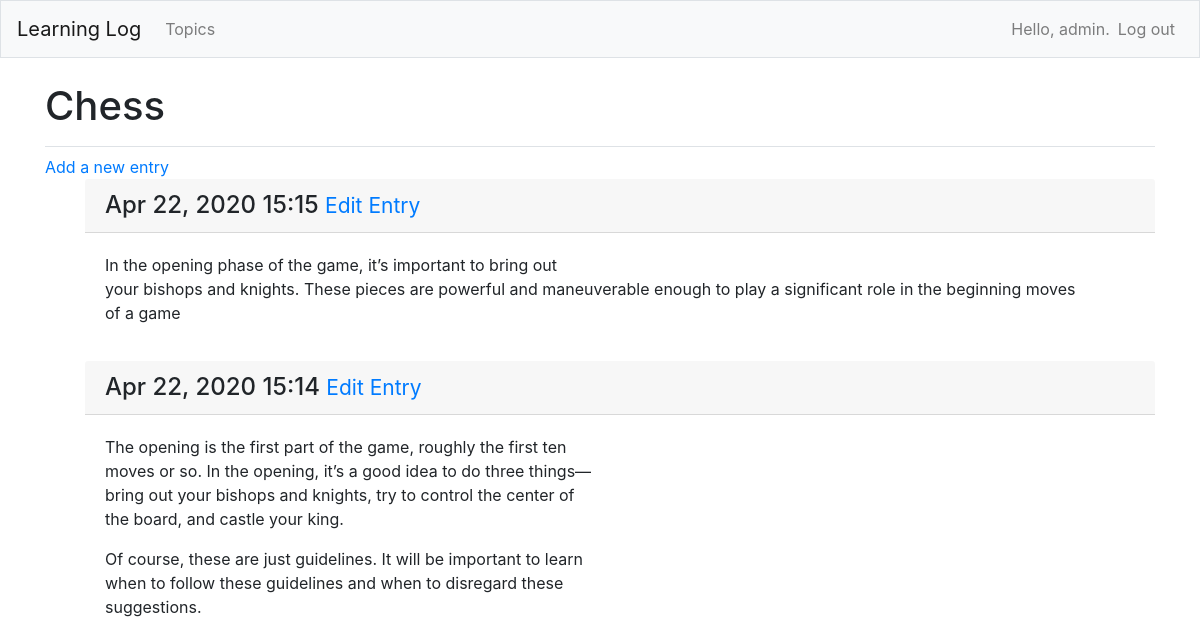
The page /topics/1/ (signed in) on the database its author committed.
### learning_logs/models.py (models this page shows, shortened)
class Topic(models.Model):
    text = models.CharField(max_length=200)
    date_added = models.DateTimeField(auto_now_add=True)
    owner = models.ForeignKey(User, on_delete=models.CASCADE)
    def __str__(self):
        return self.text

class Entry(models.Model):
    topic = models.ForeignKey(Topic, on_delete=models.CASCADE)
    text = models.TextField()
    date_added = models.DateTimeField(auto_now_add=True)
    class Meta:
        verbose_name_plural = 'entries'

### learning_logs/views.py (the view)
# urls.py: path('topics/<int:topic_id>/', views.topic, name = 'topic'),
@login_required
def topic(request, topic_id):
    topic = Topic.objects.get(id=topic_id)
    if topic.owner != request.user:
        raise Http404
    entries = topic.entry_set.order_by('-date_added')
    context = {'topic':topic,'entries':entries}
    return render(request, 'learning_logs/topic.html', context)

### learning_logs/templates/learning_logs/topic.html
{%  extends 'learning_logs/base.html' %}
{% block page_header %}
    <h1>{{ topic }}</h1>
{% endblock page_header %}
{% block content %}
    <a href="{% url 'learning_logs:new_entry' topic.id %}">Add a new entry</a>
<ul>
    {% for entry in entries %}
     <div>
        <h4 class="card-header">
            {{ entry.date_added|date:'M d, Y H:i' }}
            <small><a href="{% url 'learning_logs:edit_entry' entry.id %}">Edit Entry</a></small>
        </h4>
        <div class="card-body">
            {{ entry.text|linebreaks }}
        </div>
     </div>
    {% empty %}
        <p>No entries for this topic found.</p>
    {% endfor %}
</ul>
{% endblock content %}

### learning_logs/templates/learning_logs/base.html (shortened to what this page needs)
{% load bootstrap4 %}
<!DOCTYPE html>
<head>
    {% bootstrap_css %}
</head>
<body>
    <nav class="navbar navbar-expand-md navbar-light bg-light mb-4 border">
        <a class="navbar-brand" href="{% url 'learning_logs:index'%}">Learning Log</a>
        <div class="collapse navbar-collapse" id="navbarCollapse">
            <ul class="navbar-nav mr-auto">
                <li class="nav-item">
                    <a class="nav-link" href="{% url 'learning_logs:topics'%}">Topics</a>
                </li>
            </ul>
            <ul class="navbar-nav ml-auto">
                 {% if user.is_authenticated %}
                    <li class="nav-item">
                        <span class="navbar-text"}">Hello, {{ user.username }}.</span>
                    </li>
                    <li class="nav-item">
                        <a class="nav-link" href="{% url 'users:logout' %}">Log out</a>
                    </li>
                {% endif %}
            </ul>
         </div>
    </nav>
    <main role="main" class="container">
        <div class="pb-2 mb-2 border-bottom">
             {% block page_header %}{% endblock page_header %}
        </div>
        <div>
            {% block content %}{% endblock content %}
        </div>

### rows shown on the page
Topic: text "Chess"
Entry: date_added "Apr 22, 2020 15:15", text "In the opening phase of the game, it’s important to bring out your bishops and knights. These pieces are powerful and maneuverable enough to play a significant role in the beginning moves of a game"
Entry: date_added "Apr 22, 2020 15:14", text "The opening is the first part of the game, roughly the first ten moves or so. In the opening, it’s a good idea to do three things— bring out your bishops and knights, try to control the center of the board, and castle your king. Of course, these are just guidelines. It will be important to learn when to follow these guidelines and when to disregard these suggestions."

### other values the page prints
{{ user.username }} "admin"
